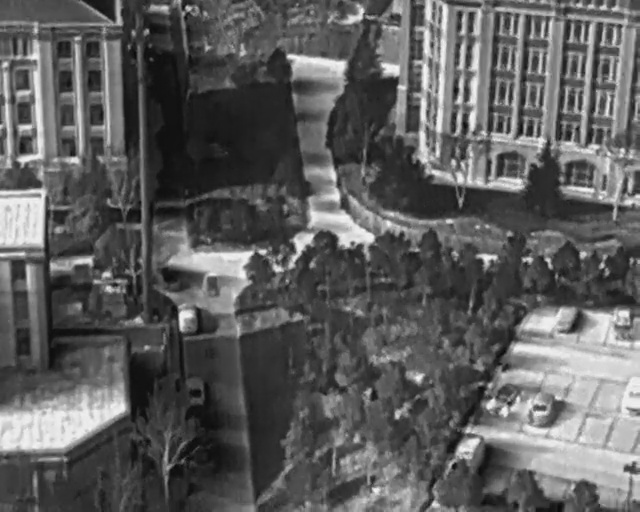
#> input picture HIT-Object-Detection/normal_json/test/0_100_30_0_08074.jpg, 640 x 512 px; its folder holds only this picture in this run
$ jupyter execute --allow-errors 'WIT Data Analysis for Test.ipynb'
#> lines starting #> are read from the running program, lines starting #| are printed output that depends on the picture
[cell 1]
import os
import cv2
import numpy as np
import pandas as pd
import matplotlib.pyplot as plt

[cell 2]
DATAROOT = "test"
os.listdir(DATAROOT)

- seek cameras
- FLIR cameras

per folder:
- how many total boxes per class?
- what percentage of detections to no detections?
- visualization of detection number over time?
- size statistics of boxes?
- height of UAS?

how to ensure similar distributions of fire vs no fire?

```
WIT-UAV-Dataset
├── 2021-11-08_FIRE-SGL-174-Rossiter_M100-Data-Collect
│   ├── 2021-11-07_19-19-31_dji_sdk_and_thermal.repaired
│   ├── 2021-11-07_19-19-36_dji_sdk_and_thermal.repaired
│   ├── 2021-11-07_19-19-54_dji_sdk_and_thermal
│   └── 2021-11-07_19-20-26_dji_sdk_and_thermal.repaired
├── 2022-05-11_FIRE-SGL-111-Confluence_M600-Data-Collect
│   ├── seek_displayImage
│   │   ├── 2022-04-27_00-18-06
│   │   ├── 2022-04-27_00-18-47
│   │   └── 2022-04-27_00-24-53
│   └── thermal_1_image_rect
│       ├── 2022-04-27_00-18-06
│       ├── 2022-04-27_00-18-47
│       └── 2022-04-27_00-24-53
└── 2022-11-08_FIRE-SGL-108-Reade-Township_M600-Coverage-Test
    ├── 2022-11-08_13-15-55_dji_sdk_and_thermal
    ├── 2022-11-08_14-13-12_dji_sdk_and_thermal
    └── 2022-11-08_14-40-21_dji_sdk_and_thermal.kinda-repaired-images-only_labeled
```

[cell 3]
list_of_runs = []
for dirpath, dirnames, filenames in os.walk(DATAROOT):
    if not dirnames:
        list_of_runs.append(dirpath)
        print(dirpath, "has 0 subdirectories and", len(filenames), "files")
list_of_runs = sorted(list_of_runs)

[cell 4]
list_of_runs

#> (a cell that did not finish here is left out)

#> (a cell that did not finish here is left out)

[cell 7]
def count_detections_per_class(path):
    num_v = 0
    num_h = 0
    with open(path, "r") as f:
        lines = f.readlines()
        # if len(lines) == 0:
        #     print(lines)
        #     raise ValueError(f"File {path} is empty")
        for line in lines:
            if "v" in line or "c" in line:
                num_v += 1
            elif "h" in line:
                num_h += 1
            else:
                print(lines)
                raise ValueError(f"File {path} has no class")
    return num_v, num_h

[cell 8]
def count_run_stats(run):
#> called with run = 'HIT-Object-Detection/normal_json/test'
    num_total = 0
    num_labeled = 0
    total_num_v = 0
    total_num_h = 0
    width, height = 0, 0
    for f in os.listdir(run):
        if "label" in f:  # is label file
            num_v, num_h = count_detections_per_class(run + "/" + f)
            total_num_v += num_v
            total_num_h += num_h

            if num_v > 0 or num_h > 0:
                num_labeled += 1
        else:  # is image file
            if width == 0:  # if resolution is not set, then set it
                # find resolution from image file
                img = cv2.imread(run + "/" + f)
#> img is the input picture: shape (512, 640, 3); min 8, max 255, mean 93.4
                width, height, _ = img.shape
#> width = 512; height = 640
            num_total += 1

    # print(f"resolution={width}, {height}")
    # print(f"{num_total=}, {num_labeled=}, {total_num_v=}, {total_num_h=}")
    # print(f"percentage labeled={num_labeled/num_total}")
    return num_total, num_labeled, total_num_v, total_num_h, width, height

[cell 9]
# pandas dataframe to store information about each run
df = pd.DataFrame(
    columns=[
        "folder",
        "num_total",
        "num_labeled",
        "total_num_v",
        "total_num_h",
        "resolution",
    ]
)

for run in list_of_runs:
    num_total, num_labeled, total_num_v, total_num_h, width, height = count_run_stats(
        run
    )
#> num_total = 1; num_labeled = 0; total_num_v = 0; total_num_h = 0; width = 512; height = 640
    # folder name is the run name minus the path
    folder = run.split("/")[-1]
    df = pd.concat(
        [
            df,
            pd.DataFrame(
                {
                    "folder": folder,
                    "num_total": num_total,
                    "num_labeled": num_labeled,
                    "total_num_v": total_num_v,
                    "total_num_h": total_num_h,
                    "resolution": f"{width}x{height}",
                },
                index=[0],
            ),
        ],
        ignore_index=True,
    )
#> df = table of 1 rows and 6 columns

df.head()
#> Out = table of 1 rows and 6 columns

[cell 10]
# find percentage of labeled images
df["percentage_labeled"] = df["num_labeled"] / df["num_total"] * 100
# find total percentage of labeled images
total_labeled = df["num_labeled"].sum() / df["num_total"].sum()
#> total_labeled = 0
print(f"Total percent labelled: {total_labeled * 100} %")
#| Total percent labelled: 0.0 %
# plot percentage of labeled images vs folder. y scale is 0 to 100
df.plot(
    x="folder",
    y="percentage_labeled",
    kind="bar",
    figsize=(10, 5),
    ylim=(0, 100),
    title="Percentage of Labeled Images",
    ylabel="Percentage Labeled",
    xlabel="Folder",
)
plt.legend(["Percentage Labeled"])
df.head()
#> Out = table of 1 rows and 7 columns
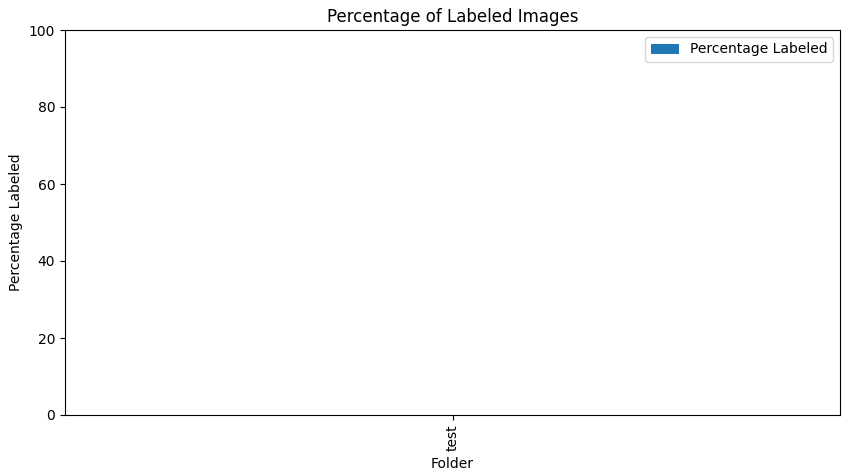
#> figure drawn by matplotlib, 1 panel

[cell 11]
# plot number of vehicles and humans vs folder
# legend is number of vehicles and humans
df.plot(
    x="folder",
    y=["total_num_v", "total_num_h"],
    kind="bar",
    figsize=(10, 5),
    title="Number of Vehicles & Humans",
    ylabel="Number of Detections",
    xlabel="Folder",
    legend=True,
)
plt.legend(["Vehicles", "Humans"])

# find total number of vehicles and humans
total_num_v = df["total_num_v"].sum()
total_num_h = df["total_num_h"].sum()
print(f"Total number of vehicles: {total_num_v}")
#| Total number of vehicles: 0
print(f"Total number of humans: {total_num_h}")
#| Total number of humans: 0
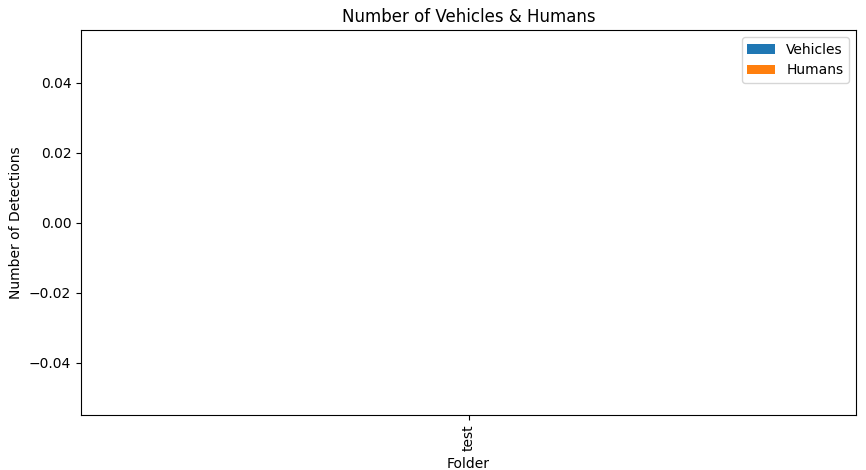
#> figure drawn by matplotlib, 1 panel

[cell 12]
# find total number of 240x320 images
total_240x320 = df[df["resolution"] == "240x320"]["num_total"].sum()

# find total number of 512x640 images
total_512x640 = df[df["resolution"] == "512x640"]["num_total"].sum()

print(f"Total number of 240x320 images: {total_240x320}")
#| Total number of 240x320 images: 0
print(f"Total number of 512x640 images: {total_512x640}")
#| Total number of 512x640 images: 1

# plot number of 240x320 and 512x640 images calculated above with x,y labels and title
plt.bar(["240x320", "512x640"], [total_240x320, total_512x640])
plt.title("Number of Images by Resolution")
plt.xlabel("Resolution")
plt.ylabel("Number of Images")

# find total number of 240x320 labeled images
total_240x320_labeled = df[df["resolution"] == "240x320"]["num_labeled"].sum()

# find total number of 512x640 labeled images
total_512x640_labeled = df[df["resolution"] == "512x640"]["num_labeled"].sum()

print(f"Total number of 240x320 labeled images: {total_240x320_labeled}")
#| Total number of 240x320 labeled images: 0
print(f"Total number of 512x640 labeled images: {total_512x640_labeled}")
#| Total number of 512x640 labeled images: 0

# plot number of 240x320 and 512x640 labeled images calculated above with x,y labels and title
plt.bar(["240x320", "512x640"], [total_240x320_labeled, total_512x640_labeled])
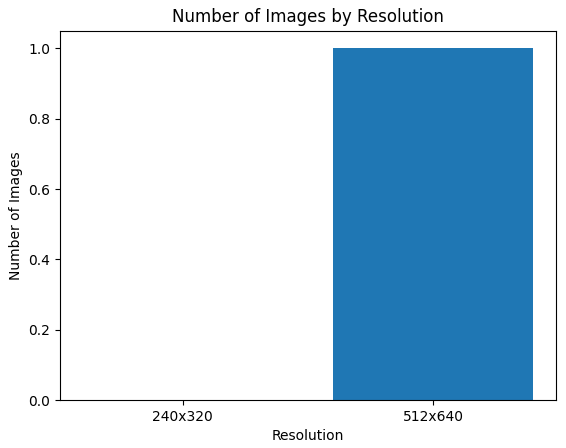
#> figure drawn by matplotlib, 1 panel
